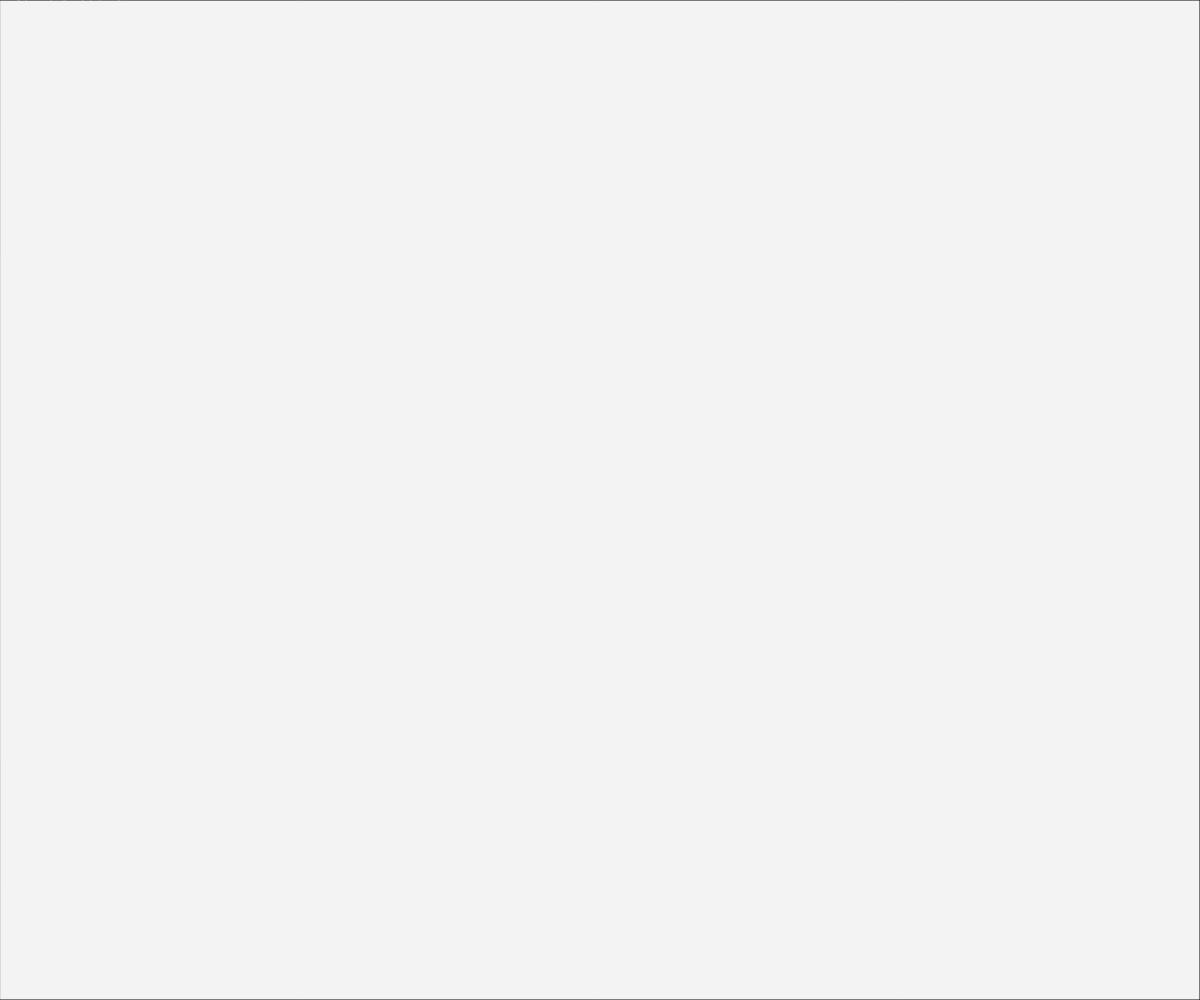
Frame 1 (no input)
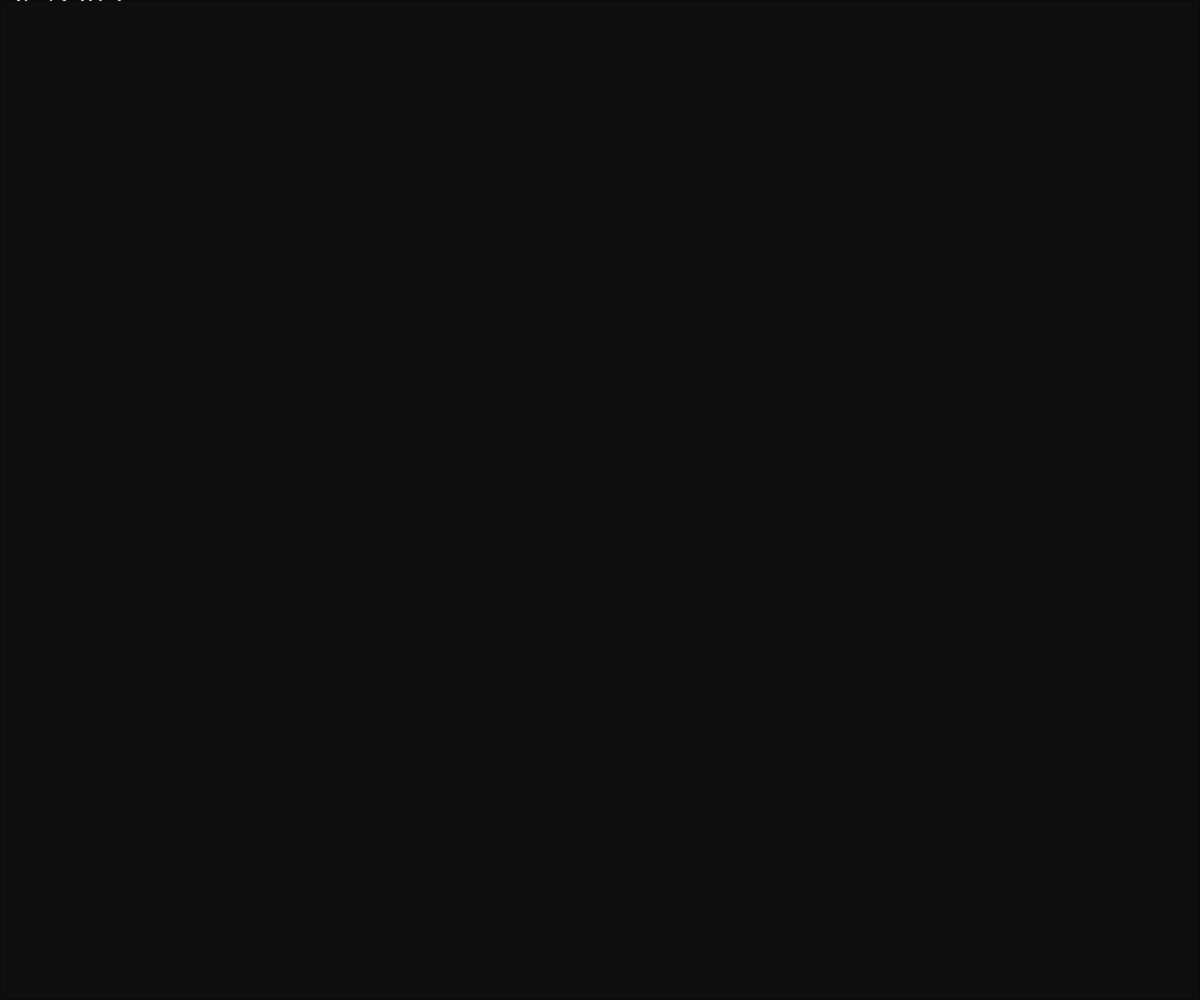
Frame 60 (no input)
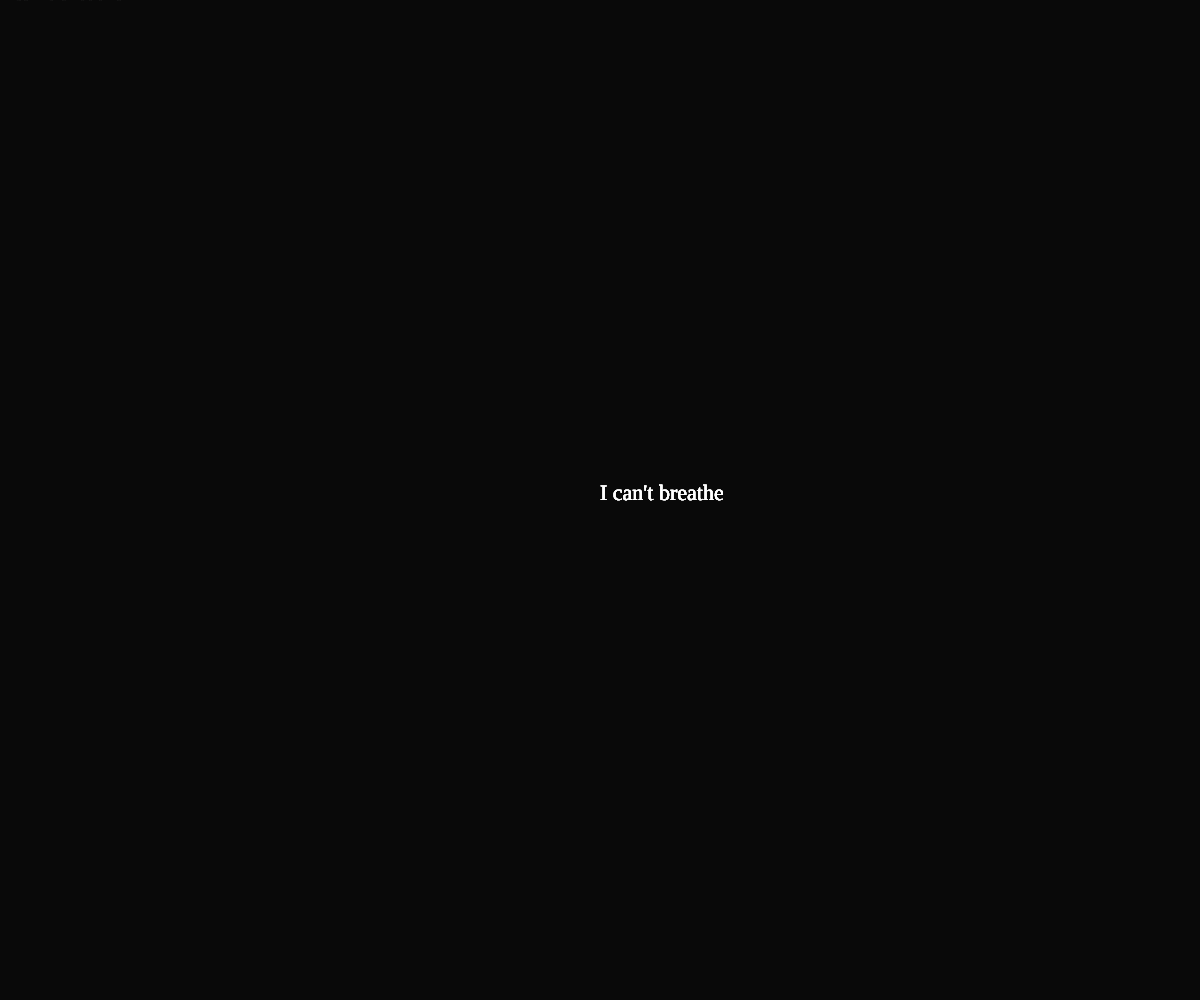
Frame 120 (the mouse pressed at the canvas centre since frame 60)

The p5.js sketch that drew these frames (run headless with seeded random() and noise() and a simulated clock; from frame 60 on, the mouse is pressed at the canvas centre):

// p5.js sketch
// ── sketch.js
let pg;

function setup() {
  createCanvas(windowWidth, windowHeight);
  pg = createGraphics(400, 250);
}

function draw() {
  fill(0, 12);
  rect(0, 0, width, height);
  fill(255);
  noStroke();
  textSize(22)
  textFont('Lexend Tera')
  text("I can't breathe", mouseX, mouseY);
}
